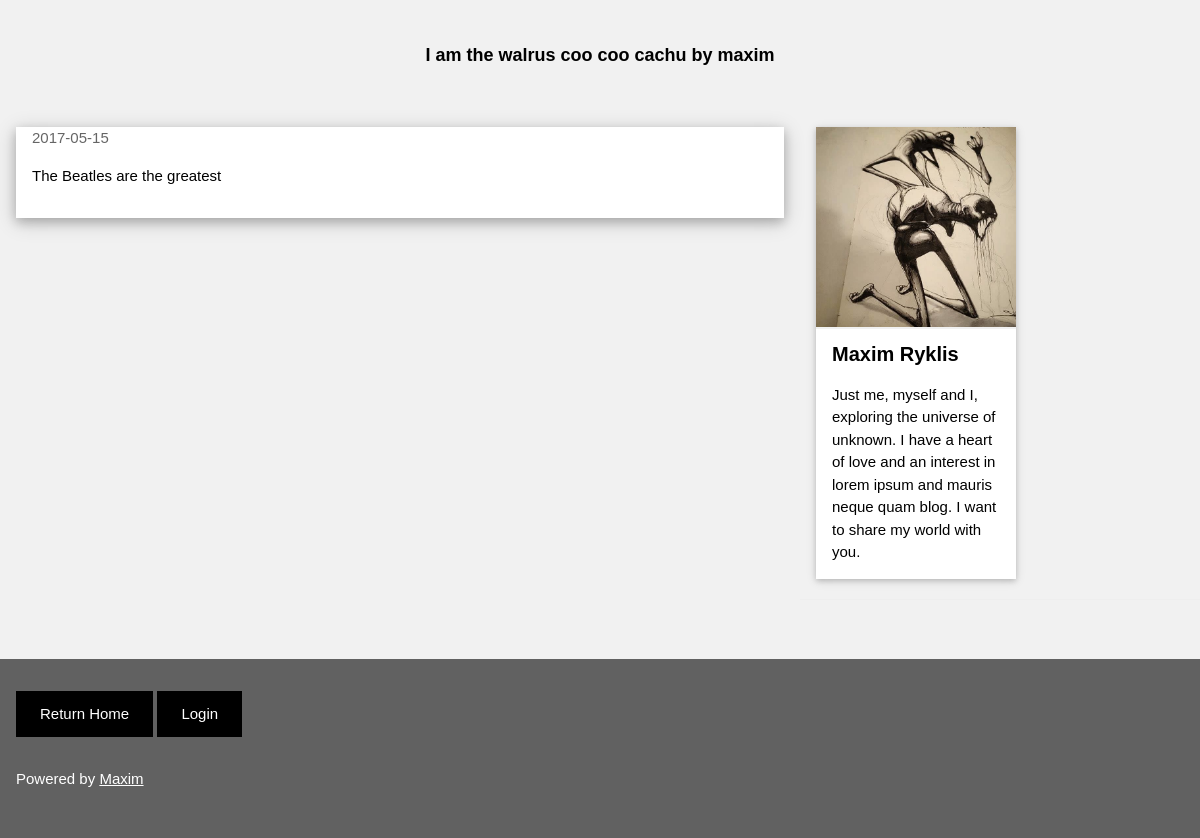
Page /read_post/6 on the committed database.
### tables this page shows
CREATE TABLE POSTS(
ID INTEGER NOT NULL primary key AUTOINCREMENT,
TITLE TEXT NOT NULL,
PDATE TEXT NOT NULL,
AUTHOR TEXT NOT NULL,
BLOG TEXT NOT NULL
);

### blog.py (the view)
@app.route('/read_post/<id>', methods=['GET'])
def read(id):
    conn = sqlite3.connect(DATABASE)
    c = conn.cursor()
    c.execute('select TITLE, PDATE, AUTHOR, BLOG from POSTS where ID = ?', (id))
    results = [dict(title=row[0], pdate=row[1], author=row[2], blog=row[3]) for row in c.fetchall()]
    conn.close()
    return render_template('/read_post.html', results=results)

### templates/read_post.html (shortened to what this page needs)
<!DOCTYPE html>
<html>
<link rel="stylesheet" href="/static/css/w3.css">
<link rel="stylesheet" href="/static/css/g.css">
<body class="w3-light-grey">
<div class="w3-content" style="max-width:1400px">
    {%for post in results%}
<header class="w3-container w3-center w3-padding-32">
    <h5><b>{{post.title}} by {{post.author}}</b></h5>
</header>
<div class="w3-row">
<div class="w3-col l8 s12">
  <div class="w3-card-4 w3-margin w3-white">
    <div class="w3-container">
    <span class="w3-opacity">{{post.pdate}}</span>
    </div>
    <div class="w3-container">
      <p>{{post.blog}}</p>
      <div class="w3-row">
        <div class="w3-col m8 s12">
        </div>
      </div>
    </div>
  </div>
  {% endfor %}
</div>
<div class="w3-col l4">
  <div class="w3-card-2 w3-margin w3-margin-top">
  <img src="/static/images/logo.jpg" style="width:100%">
    <div class="w3-container w3-white">
      <h4><b>Maxim Ryklis</b></h4>
      <p>Just me, myself and I, exploring the universe of unknown. I have a heart of love and an interest in lorem ipsum and mauris neque quam blog. I want to share my world with you.</p>
    </div>
  </div><hr>
</div>
</div><br>
</div>
<footer class="w3-container w3-dark-grey w3-padding-32 w3-margin-top">
    <a href="/"><button class="w3-button w3-black w3-padding-large w3-margin-bottom">Return Home</button></a>
  <a href="/login"><button class="w3-button w3-black w3-padding-large w3-margin-bottom">Login</button></a>
  <p>Powered by <a href="https://www.linkedin.com/in/maximryklis/" target="_blank">Maxim</a></p>
</footer>
</body>
</html>

### static/css/w3.css (style rules this page uses)
html { box-sizing:border-box }
*,*:before,*:after { box-sizing:inherit }
html { -ms-text-size-adjust:100%;-webkit-text-size-adjust:100% }
body { margin:0 }
article,aside,details,figcaption,figure,footer,header,main,menu,nav,section,summary { display:block }
a { background-color:transparent;-webkit-text-decoration-skip:objects }
img { border-style:none }
hr { box-sizing:content-box;height:0;overflow:visible }
button,input,select,textarea { font:inherit;margin:0 }
button,input { overflow:visible }
button,select { text-transform:none }
button,html [type=button],[type=reset],[type=submit] { -webkit-appearance:button }
html,body { font-family:Verdana,sans-serif;font-size:15px;line-height:1.5 }
html { overflow-x:hidden }
h4 { font-size:20px }
h5 { font-size:18px }
h1,h2,h3,h4,h5,h6 { font-family:"Segoe UI",Arial,sans-serif;font-weight:400;margin:10px 0 }
hr { border:0;border-top:1px solid #eee;margin:20px 0 }
img { margin-bottom:-5px }
a { color:inherit }
.w3-btn,.w3-button { border:none;display:inline-block;outline:0;padding:8px 16px;vertical-align:middle;overflow:hidden;text-decoration:none;color:inherit;background-color:inherit;text-align:center;cursor:pointer;white-space:nowrap }
.w3-btn,.w3-button { -webkit-touch-callout:none;-webkit-user-select:none;-khtml-user-select:none;-moz-user-select:none;-ms-user-select:none;user-select:none }
.w3-container:after,.w3-container:before,.w3-panel:after,.w3-panel:before,.w3-row:after,.w3-row:before,.w3-row-padding:after,.w3-row-padding:before, .w3-cell-row:before,.w3-cell-row:after,.w3-clear:after,.w3-clear:before,.w3-bar:before,.w3-bar:after { content:"";display:table;clear:both }
.w3-col,.w3-half,.w3-third,.w3-twothird,.w3-threequarter,.w3-quarter { float:left;width:100% }
.w3-col.s12 { width:99.99999% }
@media (min-width:601px) { .w3-col.m8,.w3-twothird { width:66.66666% } }
@media (min-width:993px) { .w3-col.l4 { width:33.33333% } }
@media (min-width:993px) { .w3-col.l8 { width:66.66666% } }
.w3-content { max-width:980px;margin:auto }
.w3-container,.w3-panel { padding:0.01em 16px }
.w3-card,.w3-card-2 { margin: auto; width: 50%; box-shadow:0 2px 5px 0 rgba(0,0,0,0.16),0 2px 10px 0 rgba(0,0,0,0.12) }
.w3-card-4,.w3-hover-shadow:hover { box-shadow:0 4px 10px 0 rgba(0,0,0,0.2),0 4px 20px 0 rgba(0,0,0,0.19) }
.w3-opacity,.w3-hover-opacity:hover { opacity:0.60 }
.w3-center { text-align:center!important }
.w3-margin { margin:16px!important }
.w3-margin-top { margin-top:16px!important }
.w3-margin-bottom { margin-bottom:16px!important }
.w3-padding-large { padding:12px 24px!important }
.w3-padding-32 { padding-top:32px!important;padding-bottom:32px!important }
.w3-white,.w3-hover-white:hover { color:#000!important;background-color:#fff!important }
.w3-black,.w3-hover-black:hover { color:#fff!important;background-color:#000!important }
.w3-light-grey,.w3-hover-light-grey:hover,.w3-light-gray,.w3-hover-light-gray:hover { color:#000!important;background-color:#f1f1f1!important }
.w3-dark-grey,.w3-hover-dark-grey:hover,.w3-dark-gray,.w3-hover-dark-gray:hover { color:#fff!important;background-color:#616161!important }

### templates/read_post.html (style rules this page uses)
body,h1,h2,h3,h4,h5 { font-family: "Raleway", sans-serif }

### rows in the picture
POSTS: title "I am the walrus coo coo cachu", author "maxim", pdate "2017-05-15", blog "The Beatles are the greatest"
